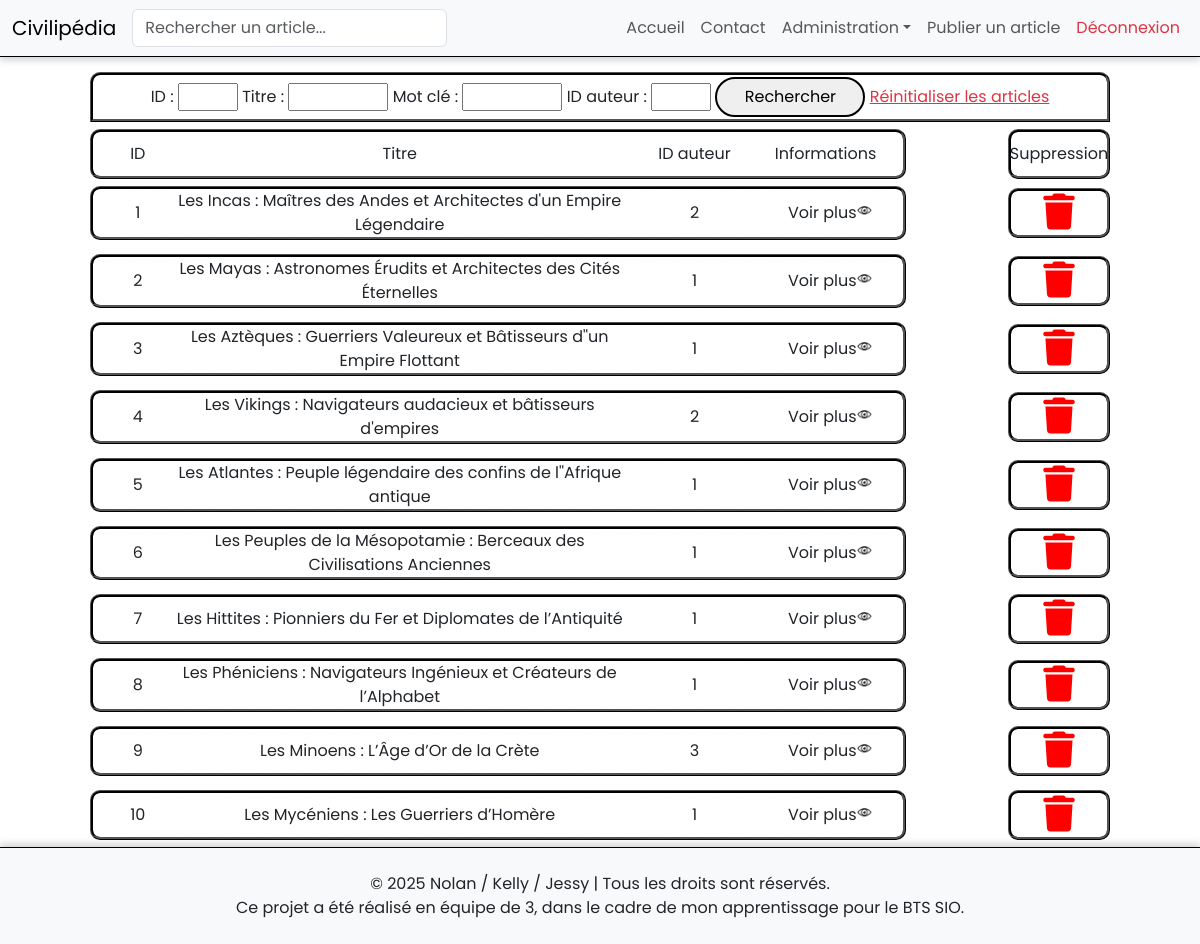
/article_list.php (signed in), run on the app's committed database.
### tables this page shows
CREATE TABLE IF NOT EXISTS article (
    id INT AUTO_INCREMENT PRIMARY KEY,
    title VARCHAR(255) NOT NULL,
    content TEXT NOT NULL,
    created_at DATETIME NOT NULL,
    updated_at DATETIME NULL,
    firstAuthor INT NOT NULL,
    user_id INT NOT NULL,
    FOREIGN KEY (firstAuthor) REFERENCES user(id) ON DELETE CASCADE,
    FOREIGN KEY (user_id) REFERENCES user(id) ON DELETE CASCADE
);

### src/model/ArtModel/getArtModel.php (called while the page is built, shortened)
<?php
class GetArtModel
{
    public function getFiltredArticles( PDO $bdd, $id, $title, $content, $user_id){
        $query = $bdd->prepare("SELECT id, title, user_id, created_at, updated_at FROM article WHERE id LIKE ? AND title LIKE ? AND content LIKE ? AND user_id LIKE ? ORDER BY id LIMIT 50");
        $query->execute(array($id, $title, $content, $user_id));
        $articles = $query->fetchAll();
        return $articles;
    }
}

### article_list.php (the view, shortened to what this page needs)
<?php
include_once 'src/control/BDDControl/connectBDD.php';
include_once 'src/model/ArtModel/getArtModel.php';
$id = !empty($_POST["id"]) ? htmlspecialchars($_POST["id"], ENT_QUOTES) : "%";
$title = !empty($_POST["title"]) ? "%" . htmlspecialchars($_POST["title"] . "%", ENT_QUOTES) : "%";
$content = !empty($_POST["content"]) ? "%" . htmlspecialchars($_POST["content"] . "%", ENT_QUOTES) : "%";
$user_id = !empty($_POST["user_id"]) ? htmlspecialchars($_POST["user_id"], ENT_QUOTES) : "%";
if (!empty($_SESSION["userID"]) && $_SESSION["userRole"] == "admin") {
    $getArticleModel = new GetArtModel();
    $articles = $getArticleModel->getFiltredArticles($bdd, $id, $title, $content, $user_id);
} else {
    header("Location: javascript://history.go(-1)");
    exit;
}
?>
<!DOCTYPE html>
<html lang="fr">
<head>
    <?php include 'src/component/head.php'; ?>
    <link rel="stylesheet" href="css/listStyle.css" />
    </head>
<body>
    <?php include_once 'src/component/navbar.php' ?>
    <div class='userList row'>
        <div class="queryUsers col-10">
            <form method="POST" action="article_list.php">
                <label>ID :</label>
                <input class="inputID" type="number" min="0" name="id" />
                <label>Titre :</label>
                <input class="inputUsername" type="text" name="title" />
                <label>Mot clé :</label>
                <input class="inputUsername" type="text" name="content" />
                <label for="userID">ID auteur :</label>
                <input class="inputID" type="number" min="0" name="user_id" />
                <input class="buttonSubmit" type="submit" value="Rechercher" />
                <a class="text-danger" href="src/control/ArtControl/resetAllArt.php">Réinitialiser les articles</a>
            </form>
        </div>
        <div class="UserCase active col-8">
            <div class="col-1">ID</div>
            <div class="col-7">Titre</div>
            <div class="col-2">ID auteur</div>
            <div class="col-2">Informations</div>
        </div>
        <div class="UserCase active col-1">Suppression</div>
        <?php foreach ($articles as $article) { ?>
            <div class="userCase col-8">
                <div class="col-1"><?php echo $article["id"] ?></div>
                <div class="col-7"><?php echo $article["title"] ?></div>
                <div class="col-2"><?php echo $article["user_id"] ?></div>
                <div class="col-2" style="cursor: pointer;" data-bs-toggle="modal" data-bs-target="#article<?php echo $article["id"]; ?>">&nbsp;&nbsp;Voir plus<img src="assets/img/eye_popup.png" alt="+" style="cursor: pointer; width: 15px;"></div>
            </div>
            <div class="userCase col-1">
                <div>
                    <a data-bs-toggle="modal" data-bs-target="#delete<?php echo $article["id"]; ?>" style="cursor: pointer; width: 40px;">
                        <i class="fa-solid fa-trash" style="color: red; font-size: 36px"></i>
                    </a>
                </div>
            </div>
        <?php } ?>
    </div>
    <?php include 'src/component/footer.php' ?>
</body>
</html>

### css/baseStyle.css (style rules this page uses)
* { margin: 0; padding: 0; box-sizing: border-box; text-decoration: none; list-style: none; font-family: "Poppins", sans-serif; }

### css/listStyle.css (style rules this page uses)
body > * { display: flex; justify-content: center; align-items: center; text-align: center; }
body { background-image: url(../assets/img/background-liste.jpg); background-attachment: fixed; background-position: center; background-size: cover; min-height: 100vh; }
.userList > * { display: flex; justify-content: center; align-items: center; text-align: center; margin-top: 7px; margin-bottom: 7px; }
.queryUsers { margin-top: 15px; background: white; min-height: 50px; border: rgba(0, 0, 0); border-style: ridge; border-radius: 10px; border-bottom-left-radius: 0px; border-bottom-right-radius: 0px; }
.userCase { background: linear-gradient( to bottom right, rgba(255, 255, 255, 0.5), rgba(255, 255, 255, 0.75) ); min-height: 50px; border: rgba(0, 0, 0); border-style: ridge; border-radius: 10px; }
img { border-radius: 25%; }
.active { background: white; min-height: 50px; margin-top: 0px; margin-bottom: 0px; border: rgba(0, 0, 0); border-style: ridge; border-radius: 10px; }
.inputID { width: 60px; }
.inputUsername, .inputReason { width: 100px; }
.buttonSubmit { min-height: 40px; min-width: 150px; border: solid 2px black; border-radius: 50px; transition: all 0.3s ease-in-out; }

### data on the page
article: id "1", title "Les Incas : Maîtres des Andes et Architectes d'un Empire Légendaire", user "2"
article: id "2", title "Les Mayas : Astronomes Érudits et Architectes des Cités Éternelles", user "1"
article: id "3", title "Les Aztèques : Guerriers Valeureux et Bâtisseurs d''un Empire Flottant", user "1"
article: id "4", title "Les Vikings : Navigateurs audacieux et bâtisseurs d'empires", user "2"
article: id "5", title "Les Atlantes : Peuple légendaire des confins de l''Afrique antique", user "1"
article: id "6", title "Les Peuples de la Mésopotamie : Berceaux des Civilisations Anciennes", user "1"
article: id "7", title "Les Hittites : Pionniers du Fer et Diplomates de l’Antiquité", user "1"
article: id "8", title "Les Phéniciens : Navigateurs Ingénieux et Créateurs de l’Alphabet", user "1"
article: id "9", title "Les Minoens : L’Âge d’Or de la Crète", user "3"
article: id "10", title "Les Mycéniens : Les Guerriers d’Homère", user "1"
